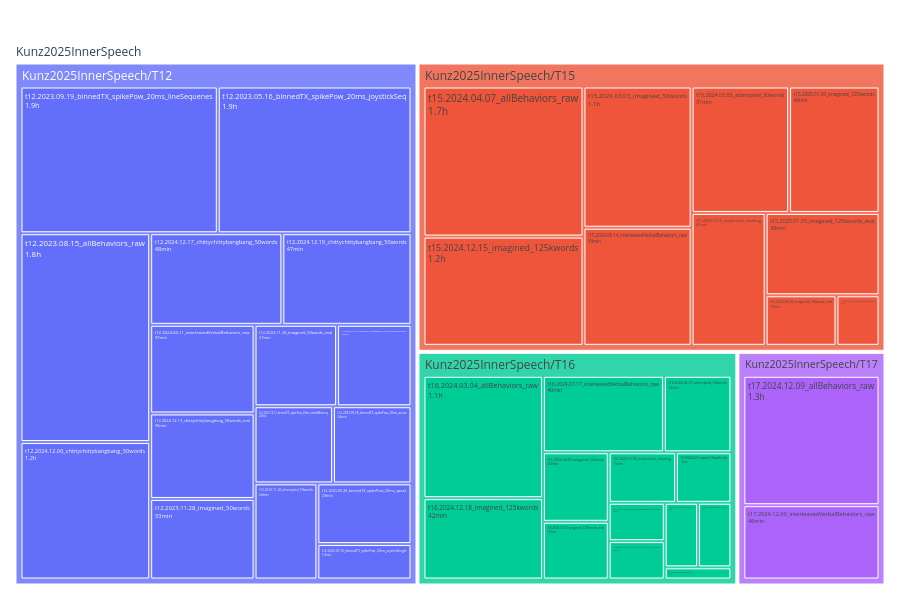

Here is the notebook cell this chart was saved with:
### Markdown cell above
The subject boxes are right, and the leaves are silently unlabeled. Same root cause as the title above: a 400-character leaf label does not fit in its rectangle, so plotly drops it, and the duration annotation goes with it.

`readable` fixes it. Sessions are the useful leaf here, so that is the label.

### Code cell
viz.plot_study(readable(kunz, kunz.session))

### Figure 1 — Plotly figure (JSON) as saved in the notebook; plotly's stock layout.template omitted (floating-point values rounded to 4 significant figures)
{"data": [{"branchvalues": "total", "customdata": [["1.9h"], ["13min"], ["1.8h"], ["1.9h"], ["24min"], ["23min"], ["24min"], ["24min"], ["24min"], ["33min"], ["27min"], ["37min"], ["1.2h"], ["48min"], ["47min"], ["35min"], ["51min"], ["1.1h"], ["15min"], ["1.7h"], ["53min"], ["41min"], ["1.2h"], ["9min"], ["48min"], ["39min"], ["1.1h"], ["9min"], ["9min"], ["22min"], ["20min"], ["12min"], ["4min"], ["9min"], ["9min"], ["40min"], ["15min"], ["42min"], ["16min"], ["1.3h"], ["46min"], ["(?)"], ["(?)"], ["(?)"], ["(?)"], ["(?)"]], "domain": {"x": [0.0, 1.0], "y": [0.0, 1.0]}, "hovertemplate": "<b>%{label}</b><br>duration: %{customdata[0]}<br>share: %{percentRoot:.1%}<extra></extra>", "ids": ["Kunz2025InnerSpeech/Kunz2025InnerSpeech/T12/t12.2023.05.16_binnedTX_spikePow_20ms_joystickSeq", "Kunz2025InnerSpeech/Kunz2025InnerSpeech/T12/t12.2023.05.16_binnedTX_spikePow_20ms_joystickSingle", "Kunz2025InnerSpeech/Kunz2025InnerSpeech/T12/t12.2023.08.15_allBehaviors_raw", "Kunz2025InnerSpeech/Kunz2025InnerSpeech/T12/t12.2023.09.19_binnedTX_spikePow_20ms_lineSequenes", "Kunz2025InnerSpeech/Kunz2025InnerSpeech/T12/t12.2023.09.28_binnedTX_spikePow_20ms_arrow", "Kunz2025InnerSpeech/Kunz2025InnerSpeech/T12/t12.2023.09.28_binnedTX_spikePow_20ms_speak", "Kunz2025InnerSpeech/Kunz2025InnerSpeech/T12/t12.2023.10.12_binnedTX_spikePow_20ms_verbalMemory", "Kunz2025InnerSpeech/Kunz2025InnerSpeech/T12/t12.2023.10.12_binnedTX_spikePow_20ms_visualMemory", "Kunz2025InnerSpeech/Kunz2025InnerSpeech/T12/t12.2023.11.28_attempted_50words", "Kunz2025InnerSpeech/Kunz2025InnerSpeech/T12/t12.2023.11.28_imagined_50words", "Kunz2025InnerSpeech/Kunz2025InnerSpeech/T12/t12.2023.11.28_imagined_50words_eval", "Kunz2025InnerSpeech/Kunz2025InnerSpeech/T12/t12.2024.04.11_interleavedVerbalBehaviors_raw", "Kunz2025InnerSpeech/Kunz2025InnerSpeech/T12/t12.2024.12.06_chittychittybangbang_50words", "Kunz2025InnerSpeech/Kunz2025InnerSpeech/T12/t12.2024.12.17_chittychittybangbang_50words", "Kunz2025InnerSpeech/Kunz2025InnerSpeech/T12/t12.2024.12.19_chittychittybangbang_50words", "Kunz2025InnerSpeech/Kunz2025InnerSpeech/T12/t12.2024.12.19_chittychittybangbang_50words_eval", "Kunz2025InnerSpeech/Kunz2025InnerSpeech/T15/t15.2024.03.03_attempted_50words", "Kunz2025InnerSpeech/Kunz2025InnerSpeech/T15/t15.2024.03.03_imagined_50words", "Kunz2025InnerSpeech/Kunz2025InnerSpeech/T15/t15.2024.03.03_imagined_50words_eval", "Kunz2025InnerSpeech/Kunz2025InnerSpeech/T15/t15.2024.04.07_allBehaviors_raw", "Kunz2025InnerSpeech/Kunz2025InnerSpeech/T15/t15.2024.06.14_interleavedVerbalBehaviors_raw", "Kunz2025InnerSpeech/Kunz2025InnerSpeech/T15/t15.2024.12.15_conjunctive_counting", "Kunz2025InnerSpeech/Kunz2025InnerSpeech/T15/t15.2024.12.15_imagined_125kwords", "Kunz2025InnerSpeech/Kunz2025InnerSpeech/T15/t15.2024.12.15_imagined_125kwords_eval", "Kunz2025InnerSpeech/Kunz2025InnerSpeech/T15/t15.2025.01.05_imagined_125kwords", "Kunz2025InnerSpeech/Kunz2025InnerSpeech/T15/t15.2025.01.05_imagined_125kwords_eval", "Kunz2025InnerSpeech/Kunz2025InnerSpeech/T16/t16.2024.03.04_allBehaviors_raw", "Kunz2025InnerSpeech/Kunz2025InnerSpeech/T16/t16.2024.04.08_binnedTX_spikePow_20ms", "Kunz2025InnerSpeech/Kunz2025InnerSpeech/T16/t16.2024.04.08_binnedTX_spikePow_20ms_lines", "Kunz2025InnerSpeech/Kunz2025InnerSpeech/T16/t16.2024.04.29_attempted_50words", "Kunz2025InnerSpeech/Kunz2025InnerSpeech/T16/t16.2024.04.29_imagined_50words", "Kunz2025InnerSpeech/Kunz2025InnerSpeech/T16/t16.2024.04.29_imagined_50words_eval", "Kunz2025InnerSpeech/Kunz2025InnerSpeech/T16/t16.2024.07.17_binnedTX_spikePow_20ms", "Kunz2025InnerSpeech/Kunz2025InnerSpeech/T16/t16.2024.07.17_binnedTX_spikePow_20ms_verbal", "Kunz2025InnerSpeech/Kunz2025InnerSpeech/T16/t16.2024.07.17_binnedTX_spikePow_20ms_visual", "Kunz2025InnerSpeech/Kunz2025InnerSpeech/T16/t16.2024.07.17_interleavedVerbalBehaviors_raw", "Kunz2025InnerSpeech/Kunz2025InnerSpeech/T16/t16.2024.12.18_conjunctive_counting", "Kunz2025InnerSpeech/Kunz2025InnerSpeech/T16/t16.2024.12.18_imagined_125kwords", "Kunz2025InnerSpeech/Kunz2025InnerSpeech/T16/t16.2024.12.18_imagined_125kwords_eval", "Kunz2025InnerSpeech/Kunz2025InnerSpeech/T17/t17.2024.12.09_allBehaviors_raw", "Kunz2025InnerSpeech/Kunz2025InnerSpeech/T17/t17.2024.12.09_interleavedVerbalBehaviors_raw", "Kunz2025InnerSpeech/Kunz2025InnerSpeech/T12", "Kunz2025InnerSpeech/Kunz2025InnerSpeech/T15", "Kunz2025InnerSpeech/Kunz2025InnerSpeech/T16", "Kunz2025InnerSpeech/Kunz2025InnerSpeech/T17", "Kunz2025InnerSpeech"], "labels": ["t12.2023.05.16_binnedTX_spikePow_20ms_joystickSeq", "t12.2023.05.16_binnedTX_spikePow_20ms_joystickSingle", "t12.2023.08.15_allBehaviors_raw", "t12.2023.09.19_binnedTX_spikePow_20ms_lineSequenes", "t12.2023.09.28_binnedTX_spikePow_20ms_arrow", "t12.2023.09.28_binnedTX_spikePow_20ms_speak", "t12.2023.10.12_binnedTX_spikePow_20ms_verbalMemory", "t12.2023.10.12_binnedTX_spikePow_20ms_visualMemory", "t12.2023.11.28_attempted_50words", "t12.2023.11.28_imagined_50words", "t12.2023.11.28_imagined_50words_eval", "t12.2024.04.11_interleavedVerbalBehaviors_raw", "t12.2024.12.06_chittychittybangbang_50words", "t12.2024.12.17_chittychittybangbang_50words", "t12.2024.12.19_chittychittybangbang_50words", "t12.2024.12.19_chittychittybangbang_50words_eval", "t15.2024.03.03_attempted_50words", "t15.2024.03.03_imagined_50words", "t15.2024.03.03_imagined_50words_eval", "t15.2024.04.07_allBehaviors_raw", "t15.2024.06.14_interleavedVerbalBehaviors_raw", "t15.2024.12.15_conjunctive_counting", "t15.2024.12.15_imagined_125kwords", "t15.2024.12.15_imagined_125kwords_eval", "t15.2025.01.05_imagined_125kwords", "t15.2025.01.05_imagined_125kwords_eval", "t16.2024.03.04_allBehaviors_raw", "t16.2024.04.08_binnedTX_spikePow_20ms", "t16.2024.04.08_binnedTX_spikePow_20ms_lines", "t16.2024.04.29_attempted_50words", "t16.2024.04.29_imagined_50words", "t16.2024.04.29_imagined_50words_eval", "t16.2024.07.17_binnedTX_spikePow_20ms", "t16.2024.07.17_binnedTX_spikePow_20ms_verbal", "t16.2024.07.17_binnedTX_spikePow_20ms_visual", "t16.2024.07.17_interleavedVerbalBehaviors_raw", "t16.2024.12.18_conjunctive_counting", "t16.2024.12.18_imagined_125kwords", "t16.2024.12.18_imagined_125kwords_eval", "t17.2024.12.09_allBehaviors_raw", "t17.2024.12.09_interleavedVerbalBehaviors_raw", "Kunz2025InnerSpeech/T12", "Kunz2025InnerSpeech/T15", "Kunz2025InnerSpeech/T16", "Kunz2025InnerSpeech/T17", "Kunz2025InnerSpeech"], "name": "", "parents": ["Kunz2025InnerSpeech/Kunz2025InnerSpeech/T12", "Kunz2025InnerSpeech/Kunz2025InnerSpeech/T12", "Kunz2025InnerSpeech/Kunz2025InnerSpeech/T12", "Kunz2025InnerSpeech/Kunz2025InnerSpeech/T12", "Kunz2025InnerSpeech/Kunz2025InnerSpeech/T12", "Kunz2025InnerSpeech/Kunz2025InnerSpeech/T12", "Kunz2025InnerSpeech/Kunz2025InnerSpeech/T12", "Kunz2025InnerSpeech/Kunz2025InnerSpeech/T12", "Kunz2025InnerSpeech/Kunz2025InnerSpeech/T12", "Kunz2025InnerSpeech/Kunz2025InnerSpeech/T12", "Kunz2025InnerSpeech/Kunz2025InnerSpeech/T12", "Kunz2025InnerSpeech/Kunz2025InnerSpeech/T12", "Kunz2025InnerSpeech/Kunz2025InnerSpeech/T12", "Kunz2025InnerSpeech/Kunz2025InnerSpeech/T12", "Kunz2025InnerSpeech/Kunz2025InnerSpeech/T12", "Kunz2025InnerSpeech/Kunz2025InnerSpeech/T12", "Kunz2025InnerSpeech/Kunz2025InnerSpeech/T15", "Kunz2025InnerSpeech/Kunz2025InnerSpeech/T15", "Kunz2025InnerSpeech/Kunz2025InnerSpeech/T15", "Kunz2025InnerSpeech/Kunz2025InnerSpeech/T15", "Kunz2025InnerSpeech/Kunz2025InnerSpeech/T15", "Kunz2025InnerSpeech/Kunz2025InnerSpeech/T15", "Kunz2025InnerSpeech/Kunz2025InnerSpeech/T15", "Kunz2025InnerSpeech/Kunz2025InnerSpeech/T15", "Kunz2025InnerSpeech/Kunz2025InnerSpeech/T15", "Kunz2025InnerSpeech/Kunz2025InnerSpeech/T15", "Kunz2025InnerSpeech/Kunz2025InnerSpeech/T16", "Kunz2025InnerSpeech/Kunz2025InnerSpeech/T16", "Kunz2025InnerSpeech/Kunz2025InnerSpeech/T16", "Kunz2025InnerSpeech/Kunz2025InnerSpeech/T16", "Kunz2025InnerSpeech/Kunz2025InnerSpeech/T16", "Kunz2025InnerSpeech/Kunz2025InnerSpeech/T16", "Kunz2025InnerSpeech/Kunz2025InnerSpeech/T16", "Kunz2025InnerSpeech/Kunz2025InnerSpeech/T16", "Kunz2025InnerSpeech/Kunz2025InnerSpeech/T16", "Kunz2025InnerSpeech/Kunz2025InnerSpeech/T16", "Kunz2025InnerSpeech/Kunz2025InnerSpeech/T16", "Kunz2025InnerSpeech/Kunz2025InnerSpeech/T16", "Kunz2025InnerSpeech/Kunz2025InnerSpeech/T16", "Kunz2025InnerSpeech/Kunz2025InnerSpeech/T17", "Kunz2025InnerSpeech/Kunz2025InnerSpeech/T17", "Kunz2025InnerSpeech", "Kunz2025InnerSpeech", "Kunz2025InnerSpeech", "Kunz2025InnerSpeech", ""], "texttemplate": "%{label}<br>%{customdata[0]}", "type": "treemap", "values": [6783.0, 796.0, 6461.0, 6910.0, 1444.0, 1363.0, 1445.0, 1446.0, 1440.0, 2007.0, 1603.0, 2208.0, 4254.0, 2886.0, 2821.0, 2129.0, 3080.0, 3818.0, 893.9, 5999.0, 3191.0, 2458.0, 4367.0, 543.0, 2855.0, 2344.0, 3804.0, 559.2, 559.2, 1341.0, 1190.0, 728.0, 210.6, 559.2, 559.2, 2407.0, 883.5, 2528.0, 987.8, 4799.0, 2756.0, 46000.0, 29550.0, 16320.0, 7555.0, 99420.0]}], "layout": {"height": 600, "legend": {"tracegroupgap": 0}, "margin": {"b": 10, "l": 10, "r": 10, "t": 40}}}
